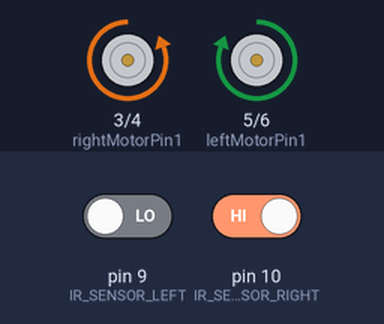
Bench run of a sketch on a simulated Arduino Uno, built with avr-gcc and run on an emulated ATmega328P. Shown: motor-driver pin pairs drawn as motors (green arrow = first pin HIGH = forward, orange = second pin HIGH = backward, longer = more drive, scaled by the enable pin). The inputs (shaded band) are chosen by the test bench; at power-on: pin 9 (IR_SENSOR_LEFT) LOW, pin 10 (IR_SENSOR_RIGHT) HIGH.

Above: at 1.2 s.
1.3 s: pin 9 (IR_SENSOR_LEFT) driven HIGH
At 2.0 s:
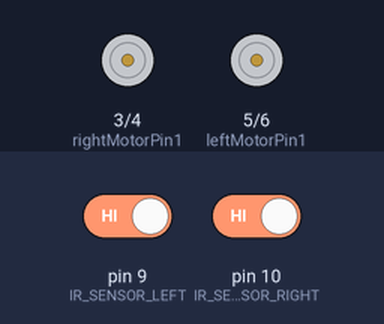
2.8 s: pin 10 (IR_SENSOR_RIGHT) driven LOW
At 3.2 s:
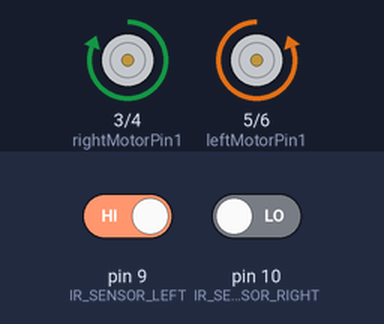
4.3 s: pin 9 (IR_SENSOR_LEFT) driven LOW
At 5.5 s:
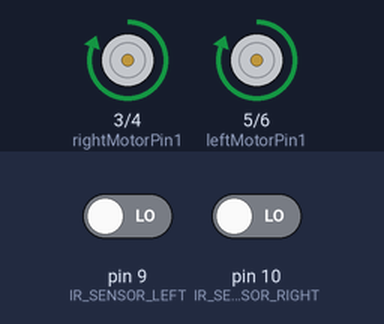
5.8 s: pin 10 (IR_SENSOR_RIGHT) driven HIGH
At 6.7 s:
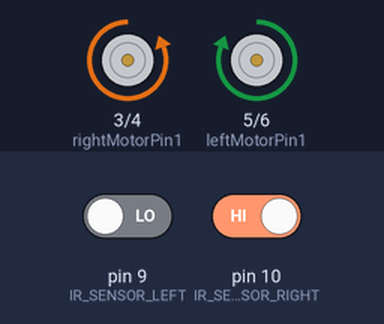
Timing chart, 0 to 8.3 s (numbered marks = the images above; inputs shaded):
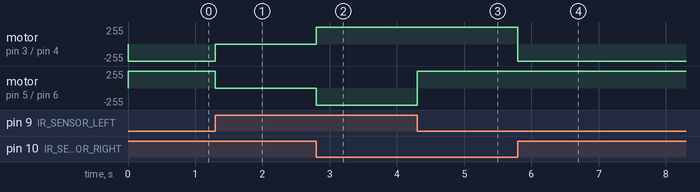

The sketch:

seguidor-de-linea3.ino
```cpp
#define IR_SENSOR_RIGHT 10
#define IR_SENSOR_LEFT 9
#define MOTOR_SPEED 150

//Right motor
int enableRightMotor=2;
int rightMotorPin1=3;
int rightMotorPin2=4;

//Left motor
int enableLeftMotor=7;
int leftMotorPin1=5;
int leftMotorPin2=6;

void setup()
{

  TCCR0B = TCCR0B & B11111000 | B00000010 ;

  // put your setup code here, to run once:
  pinMode(enableRightMotor, OUTPUT);
  pinMode(rightMotorPin1, OUTPUT);
  pinMode(rightMotorPin2, OUTPUT);

  pinMode(enableLeftMotor, OUTPUT);
  pinMode(leftMotorPin1, OUTPUT);
  pinMode(leftMotorPin2, OUTPUT);

  pinMode(IR_SENSOR_RIGHT, INPUT);
  pinMode(IR_SENSOR_LEFT, INPUT);
  rotateMotor(0,0);
}


void loop()
{

  int rightIRSensorValue = digitalRead(IR_SENSOR_RIGHT);
  int leftIRSensorValue = digitalRead(IR_SENSOR_LEFT);

  //If none of the sensors detects black line, then go straight
  if (rightIRSensorValue == LOW && leftIRSensorValue == LOW)
  {
    rotateMotor(MOTOR_SPEED, MOTOR_SPEED);
  }
  //If right sensor detects black line, then turn right
  else if (rightIRSensorValue == HIGH && leftIRSensorValue == LOW )
  {
      rotateMotor(-MOTOR_SPEED, MOTOR_SPEED);
  }
  //If left sensor detects black line, then turn left
  else if (rightIRSensorValue == LOW && leftIRSensorValue == HIGH )
  {
      rotateMotor(MOTOR_SPEED, -MOTOR_SPEED);
  }
  //If both the sensors detect black line, then stop
  else
  {
    rotateMotor(0, 0);
  }
}


void rotateMotor(int rightMotorSpeed, int leftMotorSpeed)
{

  if (rightMotorSpeed < 0)
  {
    digitalWrite(rightMotorPin1,LOW);
    digitalWrite(rightMotorPin2,HIGH);
  }
  else if (rightMotorSpeed > 0)
  {
    digitalWrite(rightMotorPin1,HIGH);
    digitalWrite(rightMotorPin2,LOW);
  }
  else
  {
    digitalWrite(rightMotorPin1,LOW);
    digitalWrite(rightMotorPin2,LOW);
  }

  if (leftMotorSpeed < 0)
  {
    digitalWrite(leftMotorPin1,LOW);
    digitalWrite(leftMotorPin2,HIGH);
  }
  else if (leftMotorSpeed > 0)
  {
    digitalWrite(leftMotorPin1,HIGH);
    digitalWrite(leftMotorPin2,LOW);
  }
  else
  {
    digitalWrite(leftMotorPin1,LOW);
    digitalWrite(leftMotorPin2,LOW);
  }
  analogWrite(enableRightMotor, abs(rightMotorSpeed));
  analogWrite(enableLeftMotor, abs(leftMotorSpeed));
}
```

Measured:
- after the input at 1.3 s, motor on pin 3 (rightMotorPin1) / pin 4 (rightMotorPin2): backward 255/255 → stopped at once; motor on pin 5 (leftMotorPin1) / pin 6 (leftMotorPin2): forward 255/255 → stopped at once
- after the input at 2.8 s, motor on pin 3 (rightMotorPin1) / pin 4 (rightMotorPin2): stopped → forward 255/255 at once; motor on pin 5 (leftMotorPin1) / pin 6 (leftMotorPin2): stopped → backward 255/255 at once
- after the input at 4.3 s, motor on pin 5 (leftMotorPin1) / pin 6 (leftMotorPin2): backward 255/255 → forward 255/255 at once
- after the input at 5.8 s, motor on pin 3 (rightMotorPin1) / pin 4 (rightMotorPin2): forward 255/255 → backward 255/255 at once
